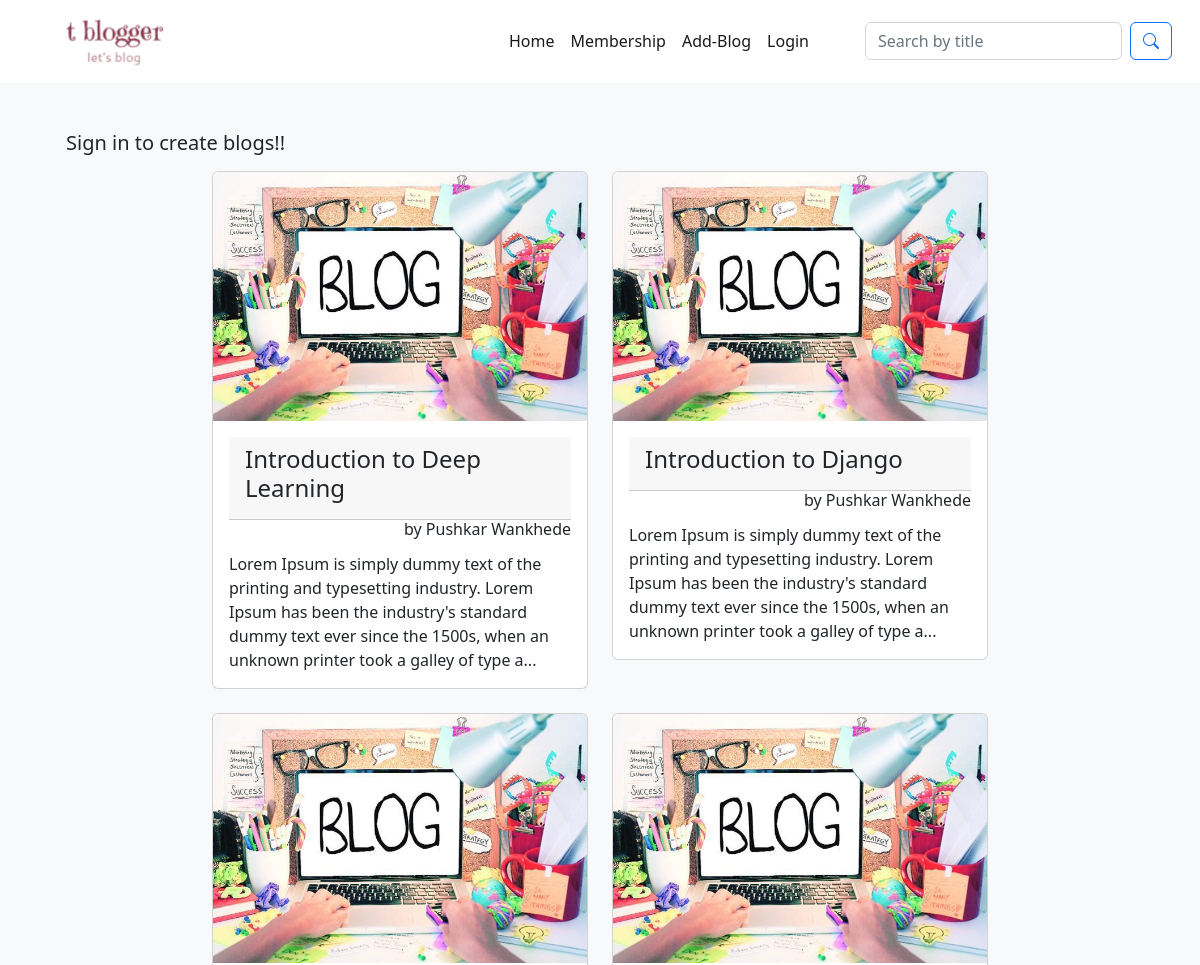
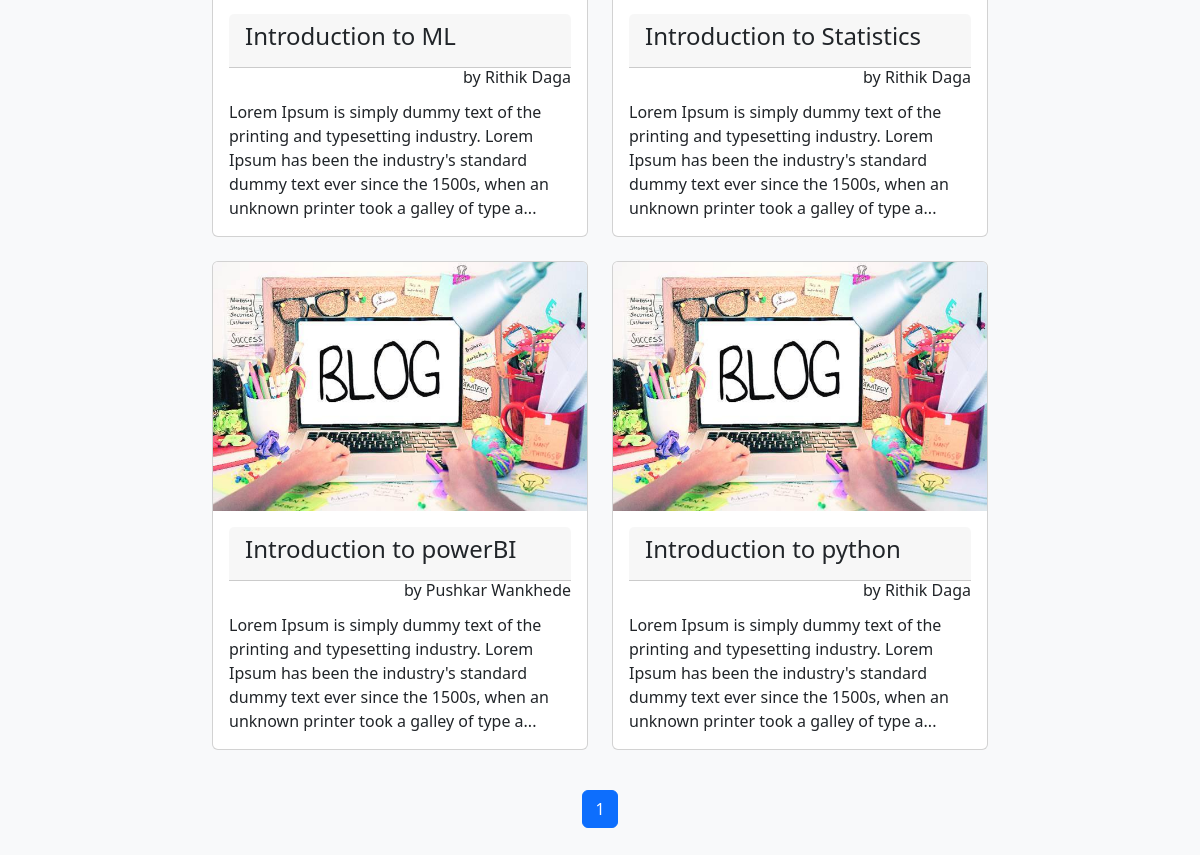
The page / on the database its author committed (2 pictures, top to bottom).
### blog/models.py (models this page shows, shortened)
class Blog(models.Model):
    author = models.ForeignKey(User, on_delete=models.CASCADE)
    title = models.CharField(max_length=200, verbose_name="Title", null=True)
    summary = models.TextField(max_length=300, verbose_name="Summary", null=True)
    content = models.TextField(max_length=2000, verbose_name="Content", null=True)
    date_created = models.DateTimeField(auto_now_add=True)
    last_modified = models.DateTimeField(auto_now=True)
    class Meta:
        unique_together = [["author", "title"]]
        ordering = ["title"]

### blog/views.py (the view)
# urls.py: path("", views.home, name="home"),
def home(request):
    blogs = Blog.objects.all()
    p = Paginator(blogs, per_page=6)
    page_number = request.GET.get("page", 1)
    page_object = p.get_page(page_number)
    context = {"blogs": blogs, "page_object": page_object}
    return render(request, "blog/home.html", context=context)

### blog/templates/blog/home.html (shortened to what this page needs)
{% extends 'base.html' %}
{% load static %}
{% block content %}
{% if request.user.is_authenticated %}
<h5 class="mt-5 ms-4">Welcome, {{request.user}}</h5>
{% else %}
<h5 class="mt-5 ms-4">Sign in to create blogs!!</h5>
{% endif %}
<div class="row d-flex flex-row justify-content-center">
    {% for blog in page_object %}
    <div class="col mt-2 mb-3" style="min-width: 25rem; max-width: 25rem;">
        <div class="card">
            <img src='{% static "images/sample.jpg" %}' class="card-img-top"
                 alt="...">
            <div class="card-body">
                <div class="card-header">
                    <h4>{{blog.title}}</h4>
                </div>
                <h6 class="float-end">by {{blog.author.first_name}}
                    {{blog.author.last_name}}
                </h6>
                <div class="w-100" style="height: 2rem;">
                </div>
                <p class="card-text">
                    {{blog.summary|slice:":200"}}...
                </p>
            </div>
        </div>
    </div>
    {% endfor %}
</div>
<nav aria-label="..." class="mt-4">
    <ul class="pagination justify-content-center">
        <li class="page-item" aria-current="page">
            <span class="page-link active">{{page_object.number}}</span>
        </li>
    </ul>
</nav>
{% endblock %}

### templates/base.html (shortened to what this page needs)
{% load static %}
<!DOCTYPE html>
<html lang="en">
    <head>
        <link href="https://cdn.jsdelivr.net/npm/bootstrap@5.2.0/dist/css/bootstrap.min.css"
              rel="stylesheet"
>
        <link rel="stylesheet"
              href="https://cdn.jsdelivr.net/npm/bootstrap-icons@1.9.1/font/bootstrap-icons.css">
    </head>
    <body class="bg-light">
        {% include 'navbar.html' %}
        <div class="container mt-1 mb-5">
            {% block content %}
            {% endblock %}
        </div>
    </body>
</html>

### templates/navbar.html (shortened to what this page needs)
{% load static %}
<nav class="navbar navbar-expand position-sticky top-0"
     style="background-color: white; z-index: 10;">
    <div class="container-fluid">
        <a class="navbar-brand ms-5" href="/">
            <img src='{% static "images/logo.png" %}' alt="" width="80%">
        </a>
        <div class="collapse navbar-collapse d-flex flex-row justify-content-end"
             id="navbarSupportedContent">
            <ul class="navbar-nav mb-2 mb-lg-0 me-5">
                <li class="nav-item">
                    <a class="nav-link active" aria-current="page"
                       href="/">Home</a>
                </li>
                <li class="nav-item">
                    <a class="nav-link active" aria-current="page"
                       href="/">Membership</a>
                </li>
                <li class="nav-item">
                    <a class="nav-link active"
                       href='{% url "add-blog" %}'>Add-Blog</a>
                </li>
                <li class="nav-item">
                    {% if request.user.is_authenticated %}
                    <a class="nav-link active"
                       href='{% url "signout" %}'>Logout</a>
                    {% else %}
                    <a class="nav-link active"
                       href='{% url "sign-in" %}'>Login</a>
                    {% endif %}
                </li>
            </ul>
            <form class="d-flex me-3" role="search" action='{% url "search" %}'>
                <input name="search" class="form-control me-2" type="search"
                       placeholder="Search by title" aria-label="Search">
                <button class="btn btn-outline-primary"
                        type="submit"><i class="bi bi-search"></i></button>
            </form>
        </div>
    </div>
</nav>

### rows shown on the page
Blog: title "Introduction to Deep Learning", author.first_name "Pushkar", author.last_name "Wankhede", summary "Lorem Ipsum is simply dummy text of the printing and typesetting industry. Lorem Ipsum has been the industry's standard dummy text ever since the 1500s, when an unknown printer took a galley of type a"
Blog: title "Introduction to Django", author.first_name "Pushkar", author.last_name "Wankhede", summary "Lorem Ipsum is simply dummy text of the printing and typesetting industry. Lorem Ipsum has been the industry's standard dummy text ever since the 1500s, when an unknown printer took a galley of type a"
Blog: title "Introduction to ML", author.first_name "Rithik", author.last_name "Daga", summary "Lorem Ipsum is simply dummy text of the printing and typesetting industry. Lorem Ipsum has been the industry's standard dummy text ever since the 1500s, when an unknown printer took a galley of type a"
Blog: title "Introduction to Statistics", author.first_name "Rithik", author.last_name "Daga", summary "Lorem Ipsum is simply dummy text of the printing and typesetting industry. Lorem Ipsum has been the industry's standard dummy text ever since the 1500s, when an unknown printer took a galley of type a"
Blog: title "Introduction to powerBI", author.first_name "Pushkar", author.last_name "Wankhede", summary "Lorem Ipsum is simply dummy text of the printing and typesetting industry. Lorem Ipsum has been the industry's standard dummy text ever since the 1500s, when an unknown printer took a galley of type a"
Blog: title "Introduction to python", author.first_name "Rithik", author.last_name "Daga", summary "Lorem Ipsum is simply dummy text of the printing and typesetting industry. Lorem Ipsum has been the industry's standard dummy text ever since the 1500s, when an unknown printer took a galley of type a"

### other values the page prints
{{ page_object.number }} "1"
